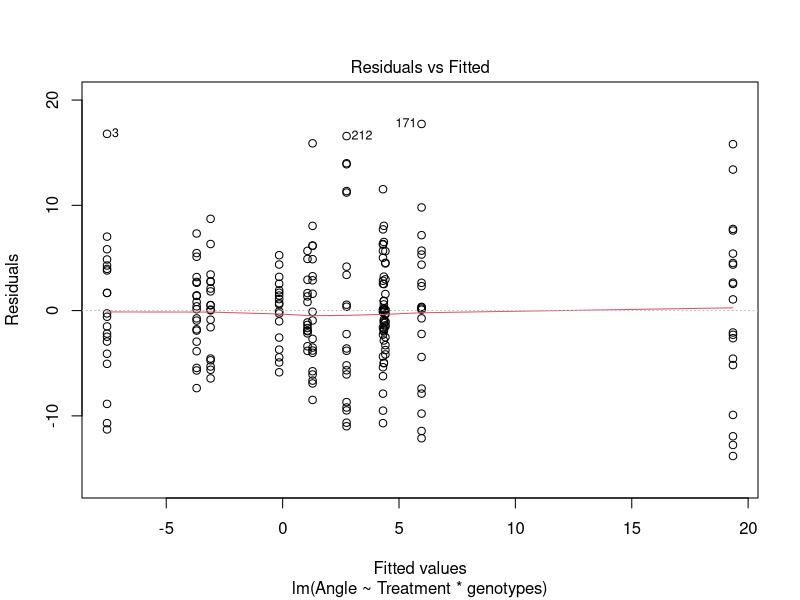
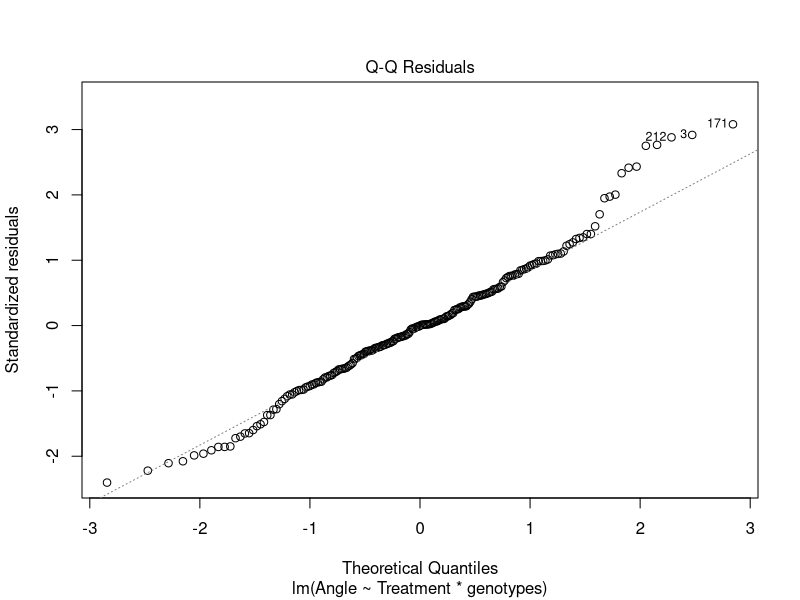
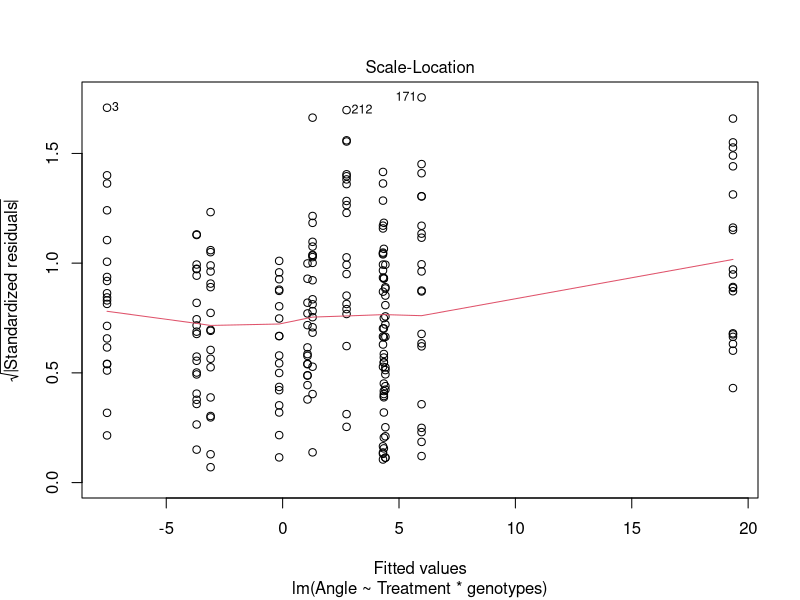
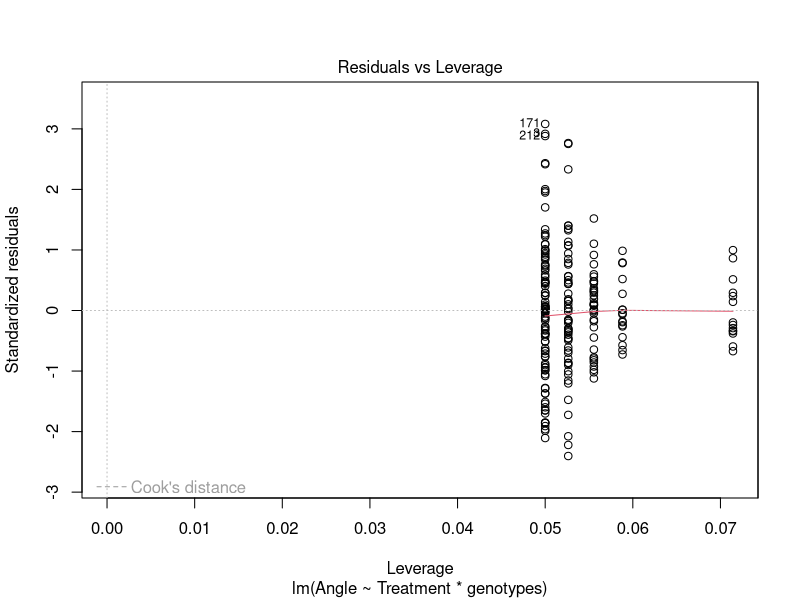
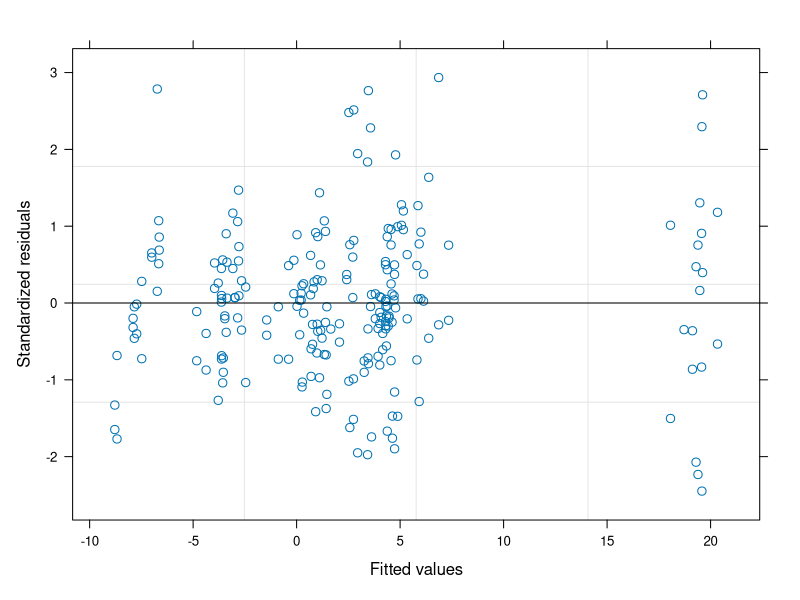
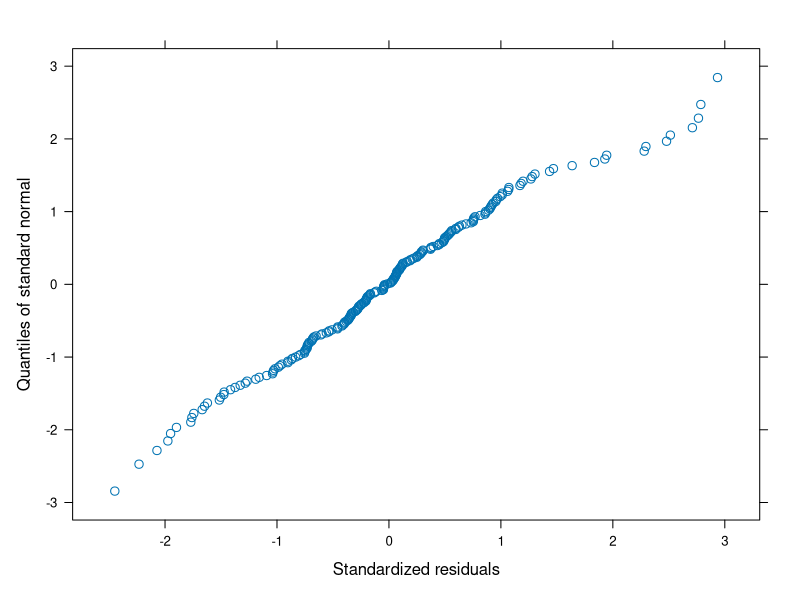
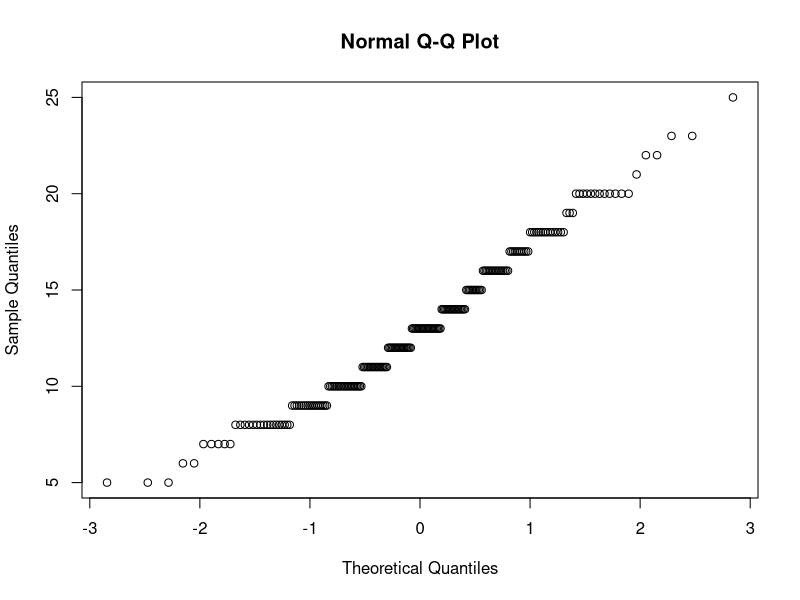

Write R code to recreate these figures, in order.
## ---- chunk 1
setwd("~/Iko/PhD/Scripts/StepByStepStatistics_examples")
## ---- chunk 2
require(nlme)
require(multcomp)
require(plyr)
require(lme4)
## ---- chunk 3
Data_Angle <- read.csv("Data_RootAngle.csv", sep=",")
Data_Angle$Treatment <- factor(Data_Angle$Treatment, c("Control", "Salt", "Sorbitol"))
Data_Angle$genotypes <- factor(Data_Angle$genotypes)
head(Data_Angle)
## ---- chunk 4
Model <- lm(formula = Angle ~ Treatment * genotypes, data=Data_Angle)
anova(Model)
## ---- chunk 5
Model_lme <- lme(fixed=Angle ~ Treatment * genotypes, data=Data_Angle, random = ~1|Plate)
anova(Model_lme)
## ---- chunk 6
Data_timeseries <- read.csv("Data_timeseries.csv")
head(Data_timeseries)
## ---- chunk 7
Model_ts <- lme(fixed=MRLd ~ Sucrose*NaCl, data=Data_timeseries, 
                correlation=corAR1(), random = ~1|ID/DAG)
anova(Model_ts)
## ---- chunk 8
plot(Model, 1)
## ---- chunk 9
plot(Model, 2)
## ---- chunk 10
plot(Model, 3)
## ---- chunk 11
plot(Model, 5)
## ---- chunk 12
plot(Model_lme)
qqnorm(Model_lme)
## ---- chunk 13
Data_survival <- read.csv("Data_survival.csv")
head(Data_survival)
## ---- chunk 14
Data_summary<- ddply(Data_survival, c("Genotype", "Treatment"), summarise,
                      N= sum(!is.na(Survival)),
                      SV = mean(Survival, na.rm = TRUE),
                      se_SV = sd(Survival, na.rm = TRUE) / sqrt(N),
                      SV_YES = sum(Survival == 1),
                      SV_NO = sum(Survival == 0))
head(Data_summary)
## ---- chunk 15
Model_glm <- glm(cbind(SV_YES, SV_NO)~Treatment*Genotype, data=Data_summary, family=binomial)
anova(Model_glm, test="Chisq")
## ---- chunk 16
Model_glm2 <- glm(cbind(SV_YES, SV_NO)~Treatment+Genotype, data=Data_summary, family=binomial)
anova(Model_glm2,test="Chisq")
## ---- chunk 17
Data_laterals <- read.csv("Data_LR.csv")
head(Data_laterals)
## ---- chunk 18
qqnorm(Data_laterals$nLRd)
## ---- chunk 19
Model_poisson <- glm(nLRd~Treatment*genotypes, data=Data_laterals, family=poisson)
anova(Model_poisson,test="Chisq")
## ---- chunk 20
Model_poisson_mixed <- glmer(nLRd~Treatment*genotypes + (1|Plate), data=Data_laterals, family=poisson)
anova(Model_poisson_mixed,test="F-test")
## ---- chunk 21
#Treatment effect
pf(q=60.8424, df1=2, df2=222, lower.tail=FALSE)
#Genotype effect
pf(q=5.7722, df1=3, df2=221, lower.tail=FALSE)
#interaction effect
pf(q=2.4253, df1=6, df2=218, lower.tail=FALSE)
## ---- chunk 22
int <- interaction(Data_Angle$genotypes,Data_Angle$Treatment)
Data_Angle <- cbind(Data_Angle, int)
Data_Angle$int <- droplevels(Data_Angle$int)
head(Data_Angle)
## ---- chunk 23
Model <- lm(Angle~int, Data_Angle)
anova(Model)
## ---- chunk 24
summary(glht(Model, linfct = mcp(int = "Tukey")))
## ---- chunk 25
Data_Angle$int <- relevel(Data_Angle$int, "Col-0.Control")
Model <- lm(Angle~int, Data_Angle)
summary(glht(Model, linfct = mcp(int = "Dunnett")))
## ---- chunk 26
contrasts <- c("A.Control - B.Control = 0",
               "A.Salt - B.Salt = 0",
               "A.Sorbitol - B.Sorbitol = 0"
)
summary(glht(Model, linfct = mcp(int = contrasts)))
